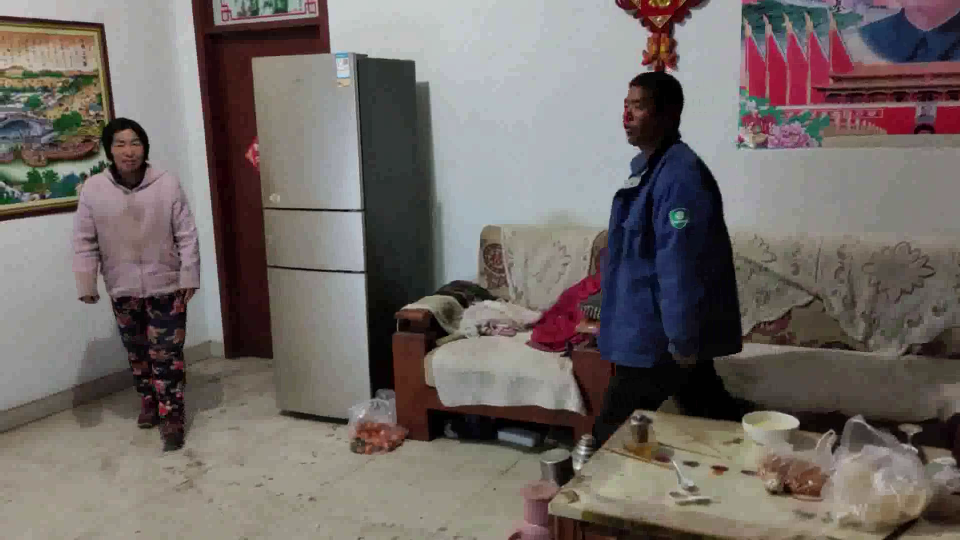
#> input picture frame 65 of program/GraduationProject/video/test.avi, 1920 x 1080 px, given in place of PETS2009.avi, which was not available (shown at 1/2 size)
$ python chafen.py
#> lines starting #> are read from the running program, lines starting #| are printed output that depends on the picture
import cv2
import os
#  三帧差分法
# 三帧差法基本实现步骤：
# 1. 前两帧图像做灰度差
# 2. 当前帧图像与前一帧图像做灰度差
# 3. 1和2的结果图像按位做“与”操作
# 视频文件输入初始化
filename = "video/PETS2009.avi"
camera = cv2.VideoCapture(filename)
video_name=filename.split("/")[-1].split(".")[0]
# 视频文件输出参数设置
out_fps = 60.0  # 输出文件的帧率
# fourcc = cv2.VideoWriter_fourcc('M', 'P', '4', '2')
fourcc = cv2.VideoWriter_fourcc('I','4','2','0')  # avi
out1 = cv2.VideoWriter(os.path.join('video/', "{}_1.avi".format(video_name)), fourcc, out_fps, (500, 500))
out2 = cv2.VideoWriter(os.path.join('video/', "{}_2.avi".format(video_name)), fourcc, out_fps, (500, 500))

# 初始化当前帧的前两帧
lastFrame1 = None
lastFrame2 = None

# 遍历视频的每一帧
# while camera.isOpened():
while(True):
    # 读取下一帧
    (ret, frame) = camera.read()
#> frame is the input picture: shape (1080, 1920, 3); mean B, G, R 102.8, 106.2, 113.9

    # 如果不能抓取到一帧，说明我们到了视频的结尾
    if not ret:
        break

    # 调整该帧的大小
    frame = cv2.resize(frame, (500, 500), interpolation=cv2.INTER_CUBIC)# 基于4x4像素邻域的3次插值法 https://www.cnblogs.com/jyxbk/p/7651241.html
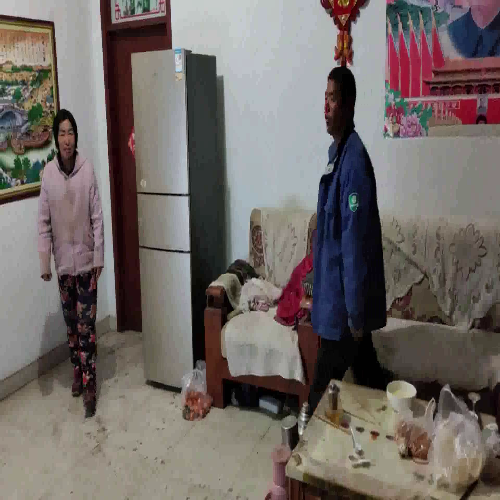
#> frame: shape (500, 500, 3); mean B, G, R 102.8, 106.3, 113.9

    # 如果第一二帧是None，对其进行初始化,计算第一二帧的不同
    if lastFrame2 is None:
        if lastFrame1 is None:
            lastFrame1 = frame
        else:
            lastFrame2 = frame
            global frameDelta1  # 全局变量
            frameDelta1 = cv2.absdiff(lastFrame1, lastFrame2)  # 帧差一
        continue

    # 计算当前帧和前帧的不同,计算三帧差分
    frameDelta2 = cv2.absdiff(lastFrame2, frame)  # 帧差二
    thresh = cv2.bitwise_and(frameDelta1, frameDelta2)  # 图像与运算
    thresh2 = thresh.copy()

    # 当前帧设为下一帧的前帧,前帧设为下一帧的前前帧,帧差二设为帧差一
    lastFrame1 = lastFrame2
    lastFrame2 = frame.copy()
    frameDelta1 = frameDelta2

    # 结果转为灰度图
    thresh = cv2.cvtColor(thresh, cv2.COLOR_BGR2GRAY)

    # 图像二值化
    thresh = cv2.threshold(thresh, 25, 255, cv2.THRESH_BINARY)[1]

    # 去除图像噪声,先腐蚀再膨胀(形态学开运算)
    thresh = cv2.dilate(thresh, None, iterations=3)
    thresh = cv2.erode(thresh, None, iterations=1)

    # # 阀值图像上的轮廓位置
    cnts, hierarchy = cv2.findContours(thresh.copy(), cv2.RETR_EXTERNAL, cv2.CHAIN_APPROX_SIMPLE)

    # 遍历轮廓
    for c in cnts:
        # 忽略小轮廓，排除误差
        if cv2.contourArea(c) < 100:
            continue

        # 计算轮廓的边界框，在当前帧中画出该框
        (x, y, w, h) = cv2.boundingRect(c)
        cv2.rectangle(frame, (x, y), (x + w, y + h), (0, 255, 0), 2)

    # 显示当前帧
    cv2.imshow("frame", frame)
    cv2.imshow("thresh", thresh)
    cv2.imshow("threst2", thresh2)

    # 保存视频
    out1.write(frame)
    out2.write(thresh2)

    # 如果q键被按下，跳出循环
    if cv2.waitKey(200) & 0xFF == ord('q'):
        break

# 清理资源并关闭打开的窗口
out1.release()
out2.release()
camera.release()
cv2.destroyAllWindows()

$ run again, starting later in the video
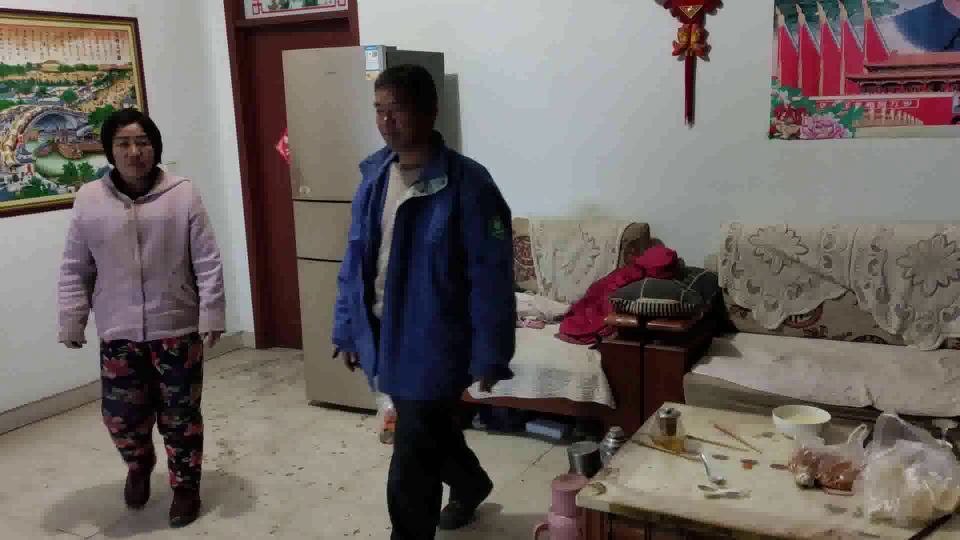
#> input picture frame 296 of program/GraduationProject/video/test.avi, 1920 x 1080 px, given in place of PETS2009.avi, which was not available (shown at 1/2 size)
#> frame is the input picture: shape (1080, 1920, 3); mean B, G, R 99.2, 102.3, 110
#> `frame = cv2.resize(frame, (500, 500), interpolation=cv2.INTER_CUBIC)# ..`:
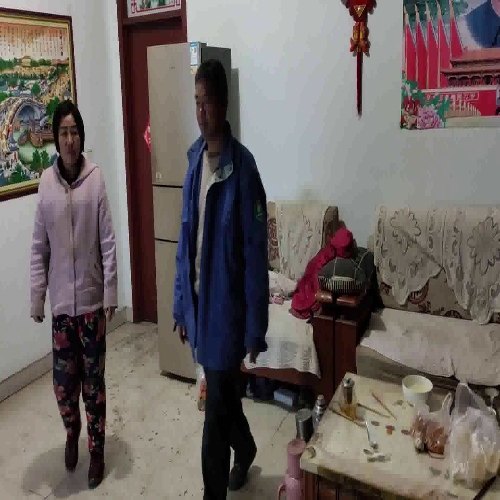
#> frame: shape (500, 500, 3); mean B, G, R 99.2, 102.2, 110

$ run again, starting later in the video
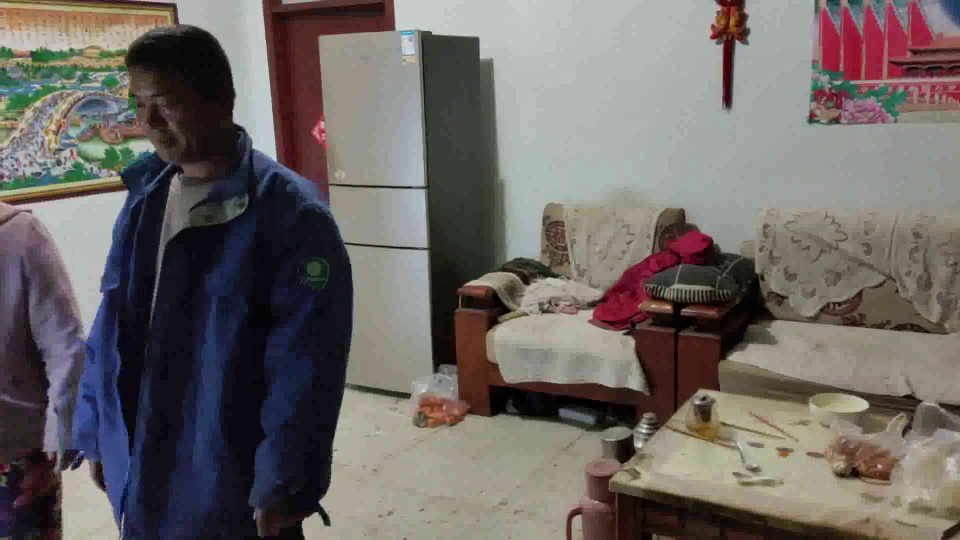
#> input picture frame 526 of program/GraduationProject/video/test.avi, 1920 x 1080 px, given in place of PETS2009.avi, which was not available (shown at 1/2 size)
#> frame is the input picture: shape (1080, 1920, 3); mean B, G, R 100.6, 103.4, 109.1
#> `frame = cv2.resize(frame, (500, 500), interpolation=cv2.INTER_CUBIC)# ..`:
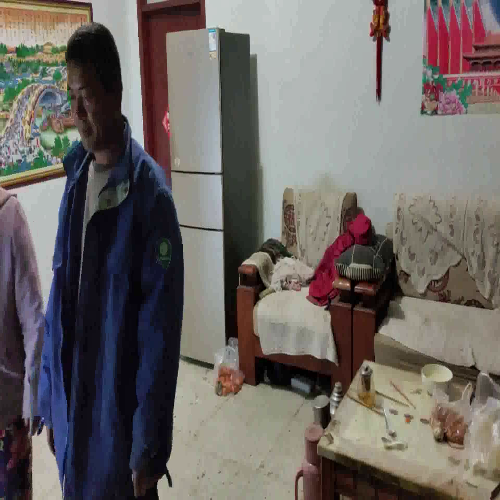
#> frame: shape (500, 500, 3); mean B, G, R 100.6, 103.4, 109.1
